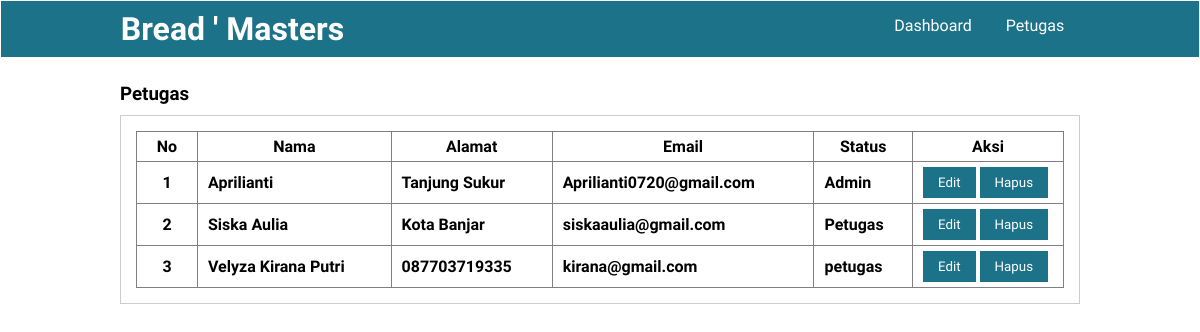
/petugas.php (signed in), run on an earlier commit of the app's database.
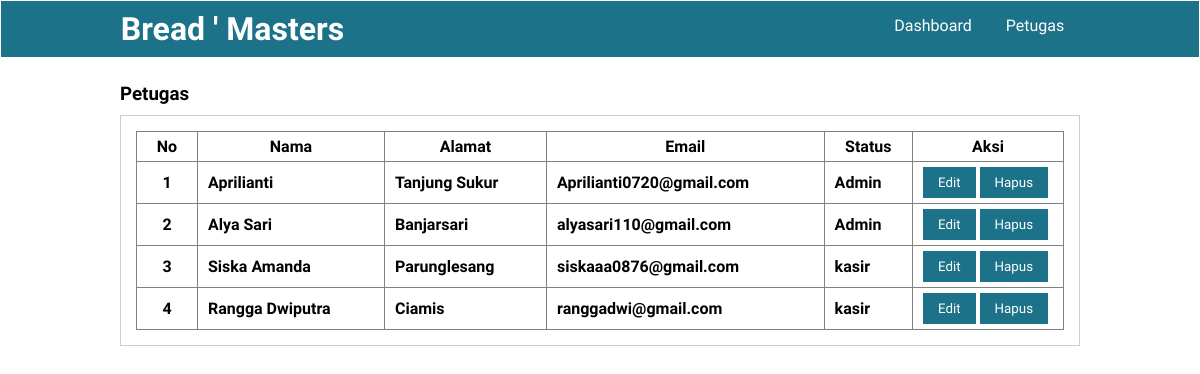
And on a later commit of the database.
### tables this page shows
CREATE TABLE `users` (
  `id_user` int(11) NOT NULL,
  `id_toko` int(11) NOT NULL,
  `username` varchar(50) NOT NULL,
  `password` varchar(225) NOT NULL,
  `email` varchar(50) NOT NULL,
  `nama_lengkap` varchar(50) NOT NULL,
  `alamat` varchar(100) NOT NULL,
  `access_level` varchar(50) NOT NULL,
  `created_at` timestamp NOT NULL DEFAULT current_timestamp() ON UPDATE current_timestamp()
);

### petugas.php (the view, shortened to what this page needs)
<?php
    include "koneksi.php";
?>
<!DOCTYPE html>
<html lang="en">
<head>
    <link rel="stylesheet" href="dekorasi.css">
</head>
<body>
    <header>
        <div class="container">
        <h1>Bread ' Masters</h1>
        <ul>
            <li><a href="dashboard.php">Dashboard</a></li>
            <li><a href="petugas.php">Petugas</a></li>
        </ul>
        </div>
    </header>
    <div class="section">
        <div class="container">
            <h3>Petugas</h3>
            <div class="box">
                <table border="1" cellspacing="0" class="table">
                    <thead>
                        <tr>
                            <th width="60px">No</th>
                            <th>Nama</th>
                            <th>Alamat</th>
                            <th>Email</th>
                            <th>Status</th>
                            <th width="150px">Aksi</th>
                        </tr>
                    </thead>
                    <tbody>
                        <?php
                         $result = mysqli_query($conn,"SELECT * FROM users");
                         $no = 0;
                         while($users = mysqli_fetch_assoc($result)):
                            $no++
                        ?>
                        <tr>
                            <th><?= $no ?></th>
                            <td style="font-weight:600;"><?= $users['nama_lengkap']?></td>
                            <td style="font-weight:600;"><?= $users['alamat']?></td>
                            <td style="font-weight:600;"><?= $users['email']?></td>
                            <td style="font-weight:600;"><?= $users['access_level']?></td>
                            <td>
                                <a href="../proses/edit_petugas.php?id_user=<?php echo $users['id_user'] ?>"><button class="btn btn-primary">Edit</button></a>
                                <a href="../proses/hapus_petugas.php?id_user=<?php echo $users['id_user'] ?>" onclick="return confirm('Anda yakin ingin menghapus data ini??')"><button class="btn btn-primary">Hapus</button></a>
                            </td>
                        </tr>
                        <?php endwhile ?>
</tbody>
</body>
</html>

What changed in the data, as far as the page shows it:
removed users: nama_lengkap "Siska Aulia", alamat "Kota Banjar", email "siskaaulia@gmail.com", access_level "Petugas"
removed users: nama_lengkap "Velyza Kirana Putri", alamat "087703719335", email "kirana@gmail.com", access_level "petugas"
added users: nama_lengkap "Alya Sari", alamat "Banjarsari", email "alyasari110@gmail.com", access_level "Admin"
added users: nama_lengkap "Siska Amanda", alamat "Parunglesang", email "siskaaa0876@gmail.com", access_level "kasir"
added users: nama_lengkap "Rangga Dwiputra", alamat "Ciamis", email "ranggadwi@gmail.com", access_level "kasir"
